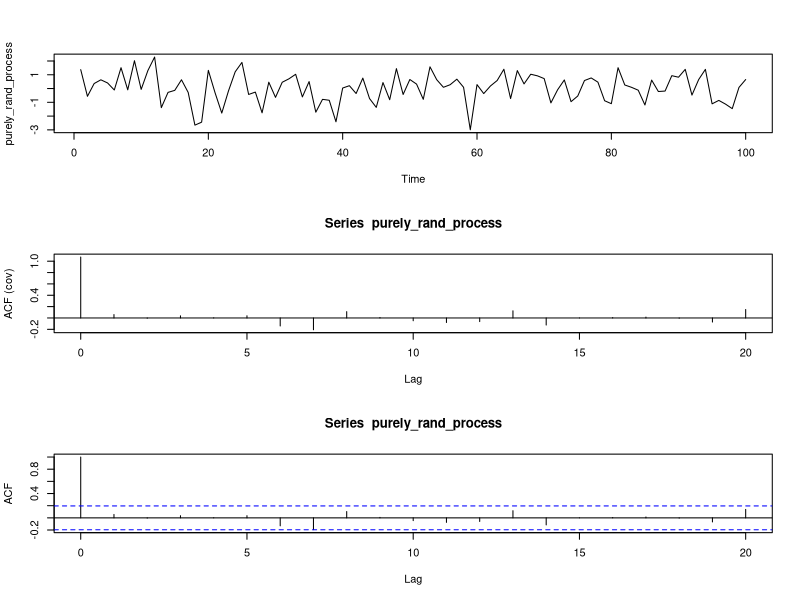

Reproduce this figure in R.
#covariance - measures linear dependence of 2 random vars
#acf(time_series, type='covariance')
#cov()

set.seed(42)
purely_rand_process=ts(rnorm(100))

par(mfrow=c(3,1))

plot(purely_rand_process)
acf(purely_rand_process, type='covariance') 
#gives plot of autocovariances, default type is autocorrelation function
acf(purely_rand_process) 